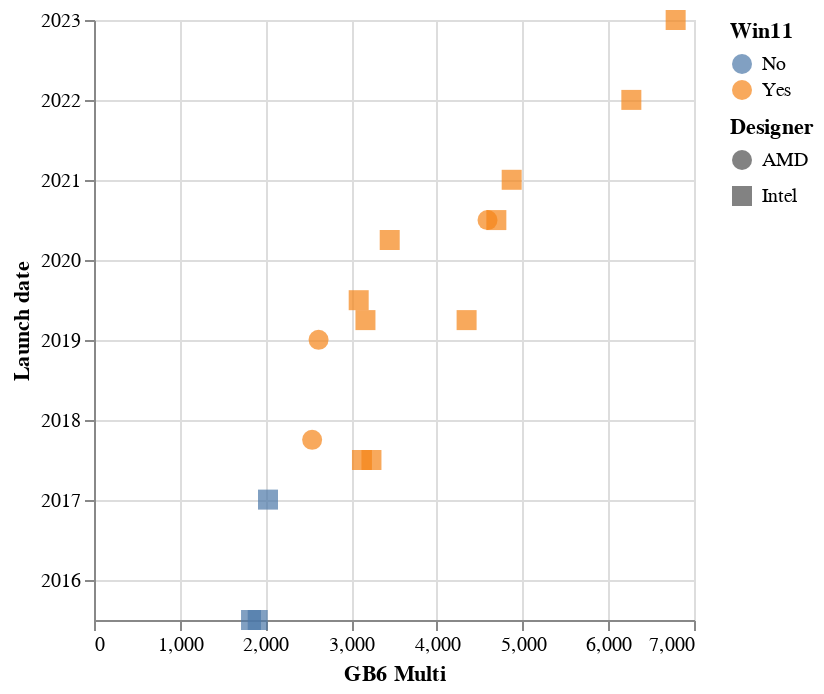

The notebook cell saved with this chart:
### Code cell
alt.Chart(cpus).mark_point(size=100, filled=True).encode(
    y='Launch date',
    x='GB6 Multi',
    tooltip='Name',
    color='Win11',
    shape='Designer'
)

### Figure 1 — Vega-Lite specification as saved in the notebook (floating-point values rounded to 4 significant figures)
{"config": {"view": {"continuousWidth": 300, "continuousHeight": 300}}, "data": {"name": "data-b5fa1adbe533e601224ed0bf84ffd991"}, "mark": {"type": "point", "filled": true, "size": 100}, "encoding": {"color": {"field": "Win11", "type": "nominal"}, "shape": {"field": "Designer", "type": "nominal"}, "tooltip": {"field": "Name", "type": "nominal"}, "x": {"field": "GB6 Multi", "type": "quantitative"}, "y": {"field": "Launch date", "type": "temporal"}}, "$schema": "https://vega.github.io/schema/vega-lite/v5.20.1.json", "datasets": {"data-b5fa1adbe533e601224ed0bf84ffd991": [{"Name": "Intel Core i5-6200U", "Launch date": "2015-07-01T00:00:00", "Cores": 2, "Age": 9.6, "GB6 Single": 916.0, "GB6 Multi": 1832.0, "Designer": "Intel", "Win11": "No"}, {"Name": "Intel Core i5-6300U", "Launch date": "2015-07-01T00:00:00", "Cores": 2, "Age": 9.6, "GB6 Single": 965.0, "GB6 Multi": 1910.0, "Designer": "Intel", "Win11": "No"}, {"Name": "Intel Core i5-7300U", "Launch date": "2017-01-01T00:00:00", "Cores": 2, "Age": 8.1, "GB6 Single": 1088.0, "GB6 Multi": 2030.0, "Designer": "Intel", "Win11": "No"}, {"Name": "Intel Core i5-8250U", "Launch date": "2017-07-01T00:00:00", "Cores": 4, "Age": 7.6, "GB6 Single": 1145.0, "GB6 Multi": 3126.0, "Designer": "Intel", "Win11": "Yes"}, {"Name": "Intel Core i5-8350U", "Launch date": "2017-07-01T00:00:00", "Cores": 4, "Age": 7.6, "GB6 Single": 1191.0, "GB6 Multi": 3237.0, "Designer": "Intel", "Win11": "Yes"}, {"Name": "Intel Core i5-8365U", "Launch date": "2019-04-01T00:00:00", "Cores": 4, "Age": 5.9, "GB6 Single": 1270.0, "GB6 Multi": 3167.0, "Designer": "Intel", "Win11": "Yes"}, {"Name": "Intel Core i5-9400H", "Launch date": "2019-04-01T00:00:00", "Cores": 4, "Age": 5.9, "GB6 Single": 1429.0, "GB6 Multi": 4347.0, "Designer": "Intel", "Win11": "Yes"}, {"Name": "Intel Core i5-10210U", "Launch date": "2019-07-01T00:00:00", "Cores": 4, "Age": 5.6, "GB6 Single": 1229.0, "GB6 Multi": 3088.0, "Designer": "Intel", "Win11": "Yes"}, {"Name": "Intel Core i5-10310U", "Launch date": "2020-04-01T00:00:00", "Cores": 4, "Age": 4.9, "GB6 Single": 1297.0, "GB6 Multi": 3450.0, "Designer": "Intel", "Win11": "Yes"}, {"Name": "Intel Core i5-1135G7", "Launch date": "2020-07-01T00:00:00", "Cores": 4, "Age": 4.6, "GB6 Single": 1702.0, "GB6 Multi": 4694.0, "Designer": "Intel", "Win11": "Yes"}, {"Name": "Intel Core i5-1145G7", "Launch date": "2021-01-01T00:00:00", "Cores": 4, "Age": 4.1, "GB6 Single": 1766.0, "GB6 Multi": 4873.0, "Designer": "Intel", "Win11": "Yes"}, {"Name": "Intel Core i5-1245U", "Launch date": "2022-01-01T00:00:00", "Cores": 10, "Age": 3.1, "GB6 Single": 1964.0, "GB6 Multi": 6269.0, "Designer": "Intel", "Win11": "Yes"}, {"Name": "Intel Core i5-1335U", "Launch date": "2023-01-01T00:00:00", "Cores": 10, "Age": 2.1, "GB6 Single": 2103.0, "GB6 Multi": 6786.0, "Designer": "Intel", "Win11": "Yes"}, {"Name": "AMD Ryzen 7 PRO 2700U", "Launch date": "2017-10-01T00:00:00", "Cores": 4, "Age": 7.4, "GB6 Single": 914.0, "GB6 Multi": 2545.0, "Designer": "AMD", "Win11": "Yes"}, {"Name": "AMD Ryzen 5 PRO 3500U", "Launch date": "2019-01-01T00:00:00", "Cores": 4, "Age": 6.1, "GB6 Single": 949.0, "GB6 Multi": 2620.0, "Designer": "AMD", "Win11": "Yes"}, {"Name": "AMD Ryzen 5 PRO 4650U", "Launch date": "2020-07-01T00:00:00", "Cores": 6, "Age": 4.6, "GB6 Single": 1421.0, "GB6 Multi": 4591.0, "Designer": "AMD", "Win11": "Yes"}]}}
